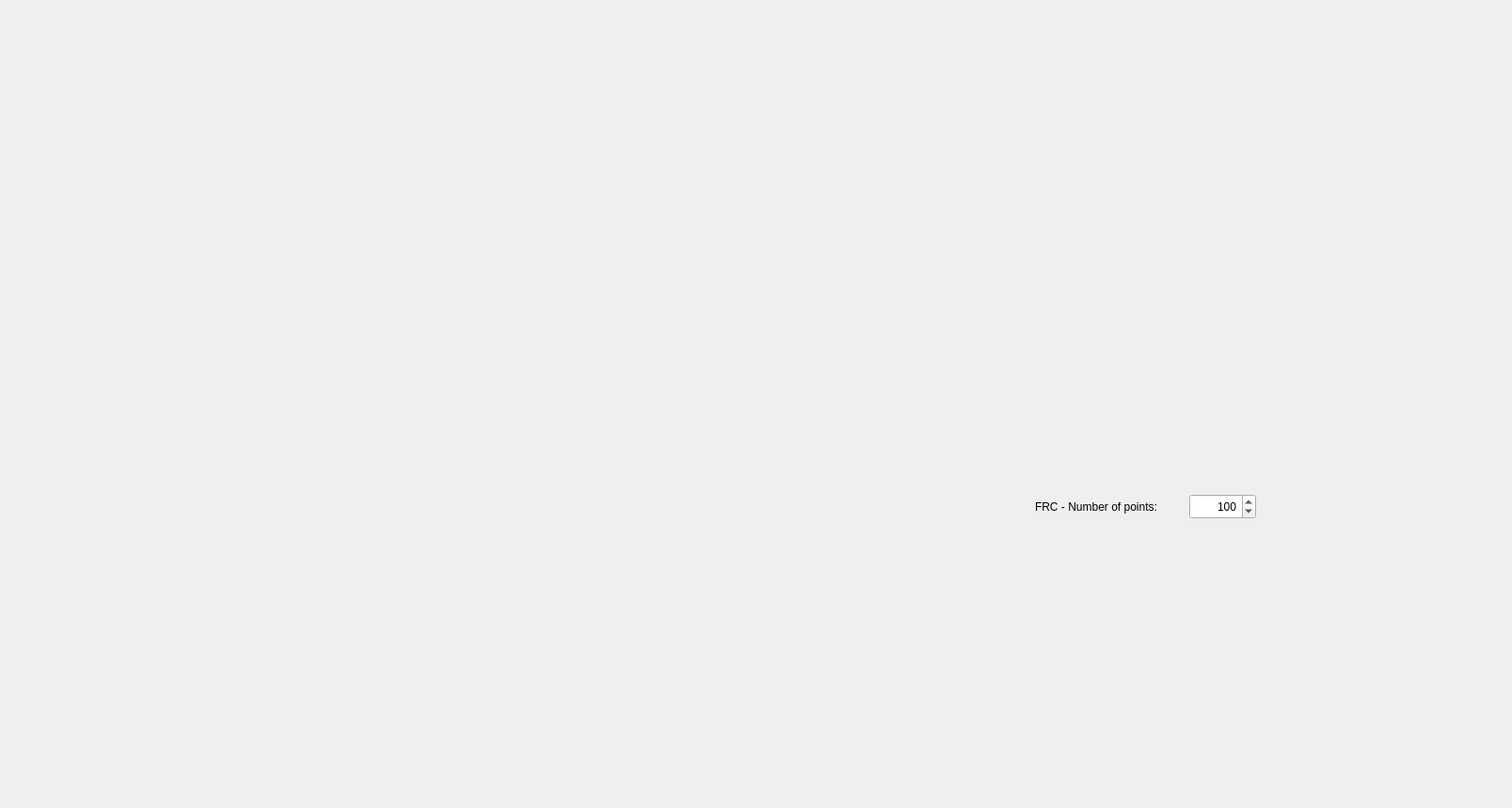
<?xml version="1.0" encoding="UTF-8"?>
<ui version="4.0">
 <class>MainWindow</class>
 <widget class="QMainWindow" name="MainWindow">
  <property name="geometry">
   <rect>
    <x>0</x>
    <y>0</y>
    <width>1607</width>
    <height>859</height>
   </rect>
  </property>
  <property name="windowTitle">
   <string>Aurora - View</string>
  </property>
  <widget class="QWidget" name="centralwidget">
   <widget class="QwtPlot" name="plot" native="true">
    <property name="geometry">
     <rect>
      <x>1090</x>
      <y>0</y>
      <width>512</width>
      <height>512</height>
     </rect>
    </property>
   </widget>
   <widget class="Aurora::QViewFile" name="view2" native="true">
    <property name="geometry">
     <rect>
      <x>550</x>
      <y>0</y>
      <width>532</width>
      <height>835</height>
     </rect>
    </property>
   </widget>
   <widget class="Aurora::QViewFile" name="view1" native="true">
    <property name="geometry">
     <rect>
      <x>10</x>
      <y>0</y>
      <width>532</width>
      <height>835</height>
     </rect>
    </property>
   </widget>
   <widget class="QSpinBox" name="frcPointsSpinBox">
    <property name="geometry">
     <rect>
      <x>1264</x>
      <y>525</y>
      <width>71</width>
      <height>27</height>
     </rect>
    </property>
    <property name="alignment">
     <set>Qt::AlignRight|Qt::AlignTrailing|Qt::AlignVCenter</set>
    </property>
    <property name="minimum">
     <number>1</number>
    </property>
    <property name="maximum">
     <number>10000</number>
    </property>
    <property name="value">
     <number>100</number>
    </property>
   </widget>
   <widget class="QLabel" name="label">
    <property name="geometry">
     <rect>
      <x>1100</x>
      <y>530</y>
      <width>151</width>
      <height>17</height>
     </rect>
    </property>
    <property name="text">
     <string>FRC - Number of points:</string>
    </property>
   </widget>
  </widget>
  <widget class="QMenuBar" name="menubar">
   <property name="geometry">
    <rect>
     <x>0</x>
     <y>0</y>
     <width>1607</width>
     <height>27</height>
    </rect>
   </property>
  </widget>
 </widget>
 <customwidgets>
  <customwidget>
   <class>QwtPlot</class>
   <extends>QWidget</extends>
   <header>qwt_plot.h</header>
   <container>1</container>
  </customwidget>
  <customwidget>
   <class>Aurora::QViewFile</class>
   <extends>QWidget</extends>
   <header>QtSupport/QView.hpp</header>
   <container>1</container>
  </customwidget>
 </customwidgets>
 <resources/>
 <connections/>
</ui>
